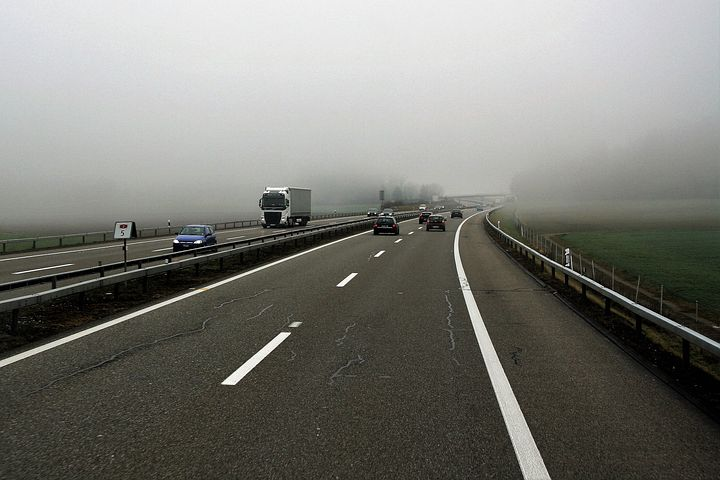
#> input picture highway-3151762__480.jpeg, 720 x 480 px
$ python lane.py   (older library calls are emulated)
#> lines starting #> are read from the running program, lines starting #| are printed output that depends on the picture; after the words box and inside, x2 and y2 are one past the last pixel; in counts of white or black regions, pixels touching at a corner belong together
#> in main, original_frame is the input picture: shape (480, 720, 3); mean B, G, R 116.6, 122.5, 122.8
### edge_detection.py
import cv2 # Import the OpenCV library to enable computer vision
import numpy as np # Import the NumPy scientific computing library

# Author: Addison Sears-Collins
# https://automaticaddison.com
# Description: A collection of methods to detect help with edge detection

def binary_array(array, thresh, value=0):
  """
  Return a 2D binary array (mask) in which all pixels are either 0 or 1

  :param array: NumPy 2D array that we want to convert to binary values
  :param thresh: Values used for thresholding (inclusive)
  :param value: Output value when between the supplied threshold
  :return: Binary 2D array...
           number of rows x number of columns =
           number of pixels from top to bottom x number of pixels from
             left to right
  """
  if value == 0:
    # Create an array of ones with the same shape and type as
    # the input 2D array.
    binary = np.ones_like(array)

  else:
    # Creates an array of zeros with the same shape and type as
    # the input 2D array.
    binary = np.zeros_like(array)
    value = 1

  # If value == 0, make all values in binary equal to 0 if the
  # corresponding value in the input array is between the threshold
  # (inclusive). Otherwise, the value remains as 1. Therefore, the pixels
  # with the high Sobel derivative values (i.e. sharp pixel intensity
  # discontinuities) will have 0 in the corresponding cell of binary.
  binary[(array >= thresh[0]) & (array <= thresh[1])] = value

  return binary

def blur_gaussian(channel, ksize=3):
  """
  Implementation for Gaussian blur to reduce noise and detail in the image

  :param image: 2D or 3D array to be blurred
  :param ksize: Size of the small matrix (i.e. kernel) used to blur
                i.e. number of rows and number of columns
  :return: Blurred 2D image
  """
  return cv2.GaussianBlur(channel, (ksize, ksize), 0)

def mag_thresh(image, sobel_kernel=3, thresh=(0, 255)):
  """
  Implementation of Sobel edge detection

  :param image: 2D or 3D array to be blurred
  :param sobel_kernel: Size of the small matrix (i.e. kernel)
                       i.e. number of rows and columns
  :return: Binary (black and white) 2D mask image
  """
  # Get the magnitude of the edges that are vertically aligned on the image
  sobelx = np.absolute(sobel(image, orient='x', sobel_kernel=sobel_kernel))

  # Get the magnitude of the edges that are horizontally aligned on the image
  sobely = np.absolute(sobel(image, orient='y', sobel_kernel=sobel_kernel))

  # Find areas of the image that have the strongest pixel intensity changes
  # in both the x and y directions. These have the strongest gradients and
  # represent the strongest edges in the image (i.e. potential lane lines)
  # mag is a 2D array .. number of rows x number of columns = number of pixels
  # from top to bottom x number of pixels from left to right
  mag = np.sqrt(sobelx ** 2 + sobely ** 2)

  # Return a 2D array that contains 0s and 1s
  return binary_array(mag, thresh)

def sobel(img_channel, orient='x', sobel_kernel=3):
  """
  Find edges that are aligned vertically and horizontally on the image

  :param img_channel: Channel from an image
  :param orient: Across which axis of the image are we detecting edges?
  :sobel_kernel: No. of rows and columns of the kernel (i.e. 3x3 small matrix)
  :return: Image with Sobel edge detection applied
  """
  # cv2.Sobel(input image, data type, prder of the derivative x, order of the
  # derivative y, small matrix used to calculate the derivative)
  if orient == 'x':
    # Will detect differences in pixel intensities going from
        # left to right on the image (i.e. edges that are vertically aligned)
    sobel = cv2.Sobel(img_channel, cv2.CV_64F, 1, 0, sobel_kernel)
  if orient == 'y':
    # Will detect differences in pixel intensities going from
    # top to bottom on the image (i.e. edges that are horizontally aligned)
    sobel = cv2.Sobel(img_channel, cv2.CV_64F, 0, 1, sobel_kernel)

  return sobel

def threshold(channel, thresh=(128,255), thresh_type=cv2.THRESH_BINARY):
  """
  Apply a threshold to the input channel

  :param channel: 2D array of the channel data of an image/video frame
  :param thresh: 2D tuple of min and max threshold values
  :param thresh_type: The technique of the threshold to apply
  :return: Two outputs are returned:
             ret: Threshold that was used
             thresholded_image: 2D thresholded data.
  """
  # If pixel intensity is greater than thresh[0], make that value
  # white (255), else set it to black (0)
  return cv2.threshold(channel, thresh[0], thresh[1], thresh_type)

### lane.py
import cv2 # Import the OpenCV library to enable computer vision
import numpy as np # Import the NumPy scientific computing library
import edge_detection as edge # Handles the detection of lane lines
import matplotlib.pyplot as plt # Used for plotting and error checking

# Author: Addison Sears-Collins
# https://automaticaddison.com
# Description: Implementation of the Lane class

# filename = 'original_lane_detection_5.jpeg'
filename = 'highway-3151762__480.jpeg'
# filename = 'rasthof.jpeg'

class Lane:
  """
  Represents a lane on a road.
  """
  def __init__(self, orig_frame):
    """
      Default constructor

    :param orig_frame: Original camera image (i.e. frame)
    """
    self.orig_frame = orig_frame

    # This will hold an image with the lane lines
    self.lane_line_markings = None

    # This will hold the image after perspective transformation
    self.warped_frame = None
    self.transformation_matrix = None
    self.inv_transformation_matrix = None

    # (Width, Height) of the original video frame (or image)
    self.orig_image_size = self.orig_frame.shape[::-1][1:]

    width = self.orig_image_size[0]
    height = self.orig_image_size[1]
    self.width = width
    self.height = height

    # Four corners of the trapezoid-shaped region of interest
    # You need to find these corners manually.

    # FOR DEFAULT IMAGE
    # self.roi_points = np.float32([
    # (274,184), # Top-left corner
    # (0, 337), # Bottom-left corner
    # (575,337), # Bottom-right corner
    # (371,184) # Top-right corner
    # ])

    # FOR RASTHOF IMAGE
    # self.roi_points = np.float32([
    # (300,286), # Top-left corner
    # (0, 429), # Bottom-left corner
    # (634,429), # Bottom-right corner
    # (450,286) # Top-right corner
    # ])

    # FOR HIGHWAY IMAGE
    self.roi_points = np.float32([
      (343,253), # Top-left corner
      (110, 478), # Bottom-left corner
      (560,479), # Bottom-right corner
      (464,253) # Top-right corner
    ])

    # The desired corner locations  of the region of interest
    # after we perform perspective transformation.
    # Assume image width of 600, padding == 150.
    self.padding = int(0.25 * width) # padding from side of the image in pixels
    self.desired_roi_points = np.float32([
      [self.padding, 0], # Top-left corner
      [self.padding, self.orig_image_size[1]], # Bottom-left corner
      [self.orig_image_size[
        0]-self.padding, self.orig_image_size[1]], # Bottom-right corner
      [self.orig_image_size[0]-self.padding, 0] # Top-right corner
    ])

    # Histogram that shows the white pixel peaks for lane line detection
    self.histogram = None

    # Sliding window parameters
    self.no_of_windows = 10
    self.margin = int((1/12) * width)  # Window width is +/- margin
    self.minpix = int((1/24) * width)  # Min no. of pixels to recenter window

    # Best fit polynomial lines for left line and right line of the lane
    self.left_fit = None
    self.right_fit = None
    self.left_lane_inds = None
    self.right_lane_inds = None
    self.ploty = None
    self.left_fitx = None
    self.right_fitx = None
    self.leftx = None
    self.rightx = None
    self.lefty = None
    self.righty = None

    # Pixel parameters for x and y dimensions
    self.YM_PER_PIX = 10.0 / 1000 # meters per pixel in y dimension
    self.XM_PER_PIX = 3.7 / 781 # meters per pixel in x dimension

    # Radii of curvature and offset
    self.left_curvem = None
    self.right_curvem = None
    self.center_offset = None

  def calculate_car_position(self, print_to_terminal=False):
    """
    Calculate the position of the car relative to the center

    :param: print_to_terminal Display data to console if True
    :return: Offset from the center of the lane
    """
    # Assume the camera is centered in the image.
    # Get position of car in centimeters
    car_location = self.orig_frame.shape[1] / 2

    # Fine the x coordinate of the lane line bottom
    height = self.orig_frame.shape[0]
    bottom_left = self.left_fit[0]*height**2 + self.left_fit[
      1]*height + self.left_fit[2]
    bottom_right = self.right_fit[0]*height**2 + self.right_fit[
      1]*height + self.right_fit[2]

    center_lane = (bottom_right - bottom_left)/2 + bottom_left
    center_offset = (np.abs(car_location) - np.abs(
      center_lane)) * self.XM_PER_PIX * 100

    if print_to_terminal == True:
      print(str(center_offset) + 'cm')

    self.center_offset = center_offset

    return center_offset

  def calculate_curvature(self, print_to_terminal=False):
    """
    Calculate the road curvature in meters.

    :param: print_to_terminal Display data to console if True
    :return: Radii of curvature
    """
    # Set the y-value where we want to calculate the road curvature.
    # Select the maximum y-value, which is the bottom of the frame.
    y_eval = np.max(self.ploty)

    # Fit polynomial curves to the real world environment
    left_fit_cr = np.polyfit(self.lefty * self.YM_PER_PIX, self.leftx * (
      self.XM_PER_PIX), 2)
    right_fit_cr = np.polyfit(self.righty * self.YM_PER_PIX, self.rightx * (
      self.XM_PER_PIX), 2)

    # Calculate the radii of curvature
    left_curvem = ((1 + (2*left_fit_cr[0]*y_eval*self.YM_PER_PIX + left_fit_cr[
                    1])**2)**1.5) / np.absolute(2*left_fit_cr[0])
    right_curvem = ((1 + (2*right_fit_cr[
                    0]*y_eval*self.YM_PER_PIX + right_fit_cr[
                    1])**2)**1.5) / np.absolute(2*right_fit_cr[0])

    # Display on terminal window
    if print_to_terminal == True:
      print(left_curvem, 'm', right_curvem, 'm')

    self.left_curvem = left_curvem
    self.right_curvem = right_curvem

    return left_curvem, right_curvem

  def calculate_histogram(self,frame=None,plot=True):
    """
    Calculate the image histogram to find peaks in white pixel count

    :param frame: The warped image
    :param plot: Create a plot if True
    """
    if frame is None:
      frame = self.warped_frame

    # Generate the histogram
    self.histogram = np.sum(frame[int(
              frame.shape[0]/2):,:], axis=0)

    if plot == True:

      # Draw both the image and the histogram
      figure, (ax1, ax2) = plt.subplots(2,1) # 2 row, 1 columns
      figure.set_size_inches(10, 5)
      ax1.imshow(frame, cmap='gray')
      ax1.set_title("Warped Binary Frame")
      ax2.plot(self.histogram)
      ax2.set_title("Histogram Peaks")
      plt.show()

    return self.histogram

  def display_curvature_offset(self, frame=None, plot=False):
    """
    Display curvature and offset statistics on the image

    :param: plot Display the plot if True
    :return: Image with lane lines and curvature
    """
    image_copy = None
    if frame is None:
      image_copy = self.orig_frame.copy()
    else:
      image_copy = frame

    cv2.putText(image_copy,'Curve Radius: '+str((
      self.left_curvem+self.right_curvem)/2)[:7]+' m', (int((
      5/600)*self.width), int((
      20/338)*self.height)), cv2.FONT_HERSHEY_SIMPLEX, (float((
      0.5/600)*self.width)),(
      255,255,255),2,cv2.LINE_AA)
    cv2.putText(image_copy,'Center Offset: '+str(
      self.center_offset)[:7]+' cm', (int((
      5/600)*self.width), int((
      40/338)*self.height)), cv2.FONT_HERSHEY_SIMPLEX, (float((
      0.5/600)*self.width)),(
      255,255,255),2,cv2.LINE_AA)

    if plot==True:
      cv2.imshow("Image with Curvature and Offset", image_copy)

    return image_copy

  def get_lane_line_previous_window(self, left_fit, right_fit, plot=False):
    """
    Use the lane line from the previous sliding window to get the parameters
    for the polynomial line for filling in the lane line
    :param: left_fit Polynomial function of the left lane line
    :param: right_fit Polynomial function of the right lane line
    :param: plot To display an image or not
    """
    # margin is a sliding window parameter
    margin = self.margin

    # Find the x and y coordinates of all the nonzero
    # (i.e. white) pixels in the frame.
    nonzero = self.warped_frame.nonzero()
    nonzeroy = np.array(nonzero[0])
    nonzerox = np.array(nonzero[1])

    # Store left and right lane pixel indices
    left_lane_inds = ((nonzerox > (left_fit[0]*(
      nonzeroy**2) + left_fit[1]*nonzeroy + left_fit[2] - margin)) & (
      nonzerox < (left_fit[0]*(
      nonzeroy**2) + left_fit[1]*nonzeroy + left_fit[2] + margin)))
    right_lane_inds = ((nonzerox > (right_fit[0]*(
      nonzeroy**2) + right_fit[1]*nonzeroy + right_fit[2] - margin)) & (
      nonzerox < (right_fit[0]*(
      nonzeroy**2) + right_fit[1]*nonzeroy + right_fit[2] + margin)))
    self.left_lane_inds = left_lane_inds
    self.right_lane_inds = right_lane_inds

    # Get the left and right lane line pixel locations
    leftx = nonzerox[left_lane_inds]
    lefty = nonzeroy[left_lane_inds]
    rightx = nonzerox[right_lane_inds]
    righty = nonzeroy[right_lane_inds]

    self.leftx = leftx
    self.rightx = rightx
    self.lefty = lefty
    self.righty = righty

    # Fit a second order polynomial curve to each lane line
    left_fit = np.polyfit(lefty, leftx, 2)
    right_fit = np.polyfit(righty, rightx, 2)
    self.left_fit = left_fit
    self.right_fit = right_fit

    # Create the x and y values to plot on the image
    ploty = np.linspace(
      0, self.warped_frame.shape[0]-1, self.warped_frame.shape[0])
    left_fitx = left_fit[0]*ploty**2 + left_fit[1]*ploty + left_fit[2]
    right_fitx = right_fit[0]*ploty**2 + right_fit[1]*ploty + right_fit[2]
    self.ploty = ploty
    self.left_fitx = left_fitx
    self.right_fitx = right_fitx

    if plot==True:

      # Generate images to draw on
      out_img = np.dstack((self.warped_frame, self.warped_frame, (
                           self.warped_frame)))*255
      window_img = np.zeros_like(out_img)

      # Add color to the left and right line pixels
      out_img[nonzeroy[left_lane_inds], nonzerox[left_lane_inds]] = [255, 0, 0]
      out_img[nonzeroy[right_lane_inds], nonzerox[right_lane_inds]] = [
                                                                     0, 0, 255]
      # Create a polygon to show the search window area, and recast
      # the x and y points into a usable format for cv2.fillPoly()
      margin = self.margin
      left_line_window1 = np.array([np.transpose(np.vstack([
                                    left_fitx-margin, ploty]))])
      left_line_window2 = np.array([np.flipud(np.transpose(np.vstack([
                                    left_fitx+margin, ploty])))])
      left_line_pts = np.hstack((left_line_window1, left_line_window2))
      right_line_window1 = np.array([np.transpose(np.vstack([
                                     right_fitx-margin, ploty]))])
      right_line_window2 = np.array([np.flipud(np.transpose(np.vstack([
                                     right_fitx+margin, ploty])))])
      right_line_pts = np.hstack((right_line_window1, right_line_window2))

      # Draw the lane onto the warped blank image
      cv2.fillPoly(window_img, np.int_([left_line_pts]), (0,255, 0))
      cv2.fillPoly(window_img, np.int_([right_line_pts]), (0,255, 0))
      result = cv2.addWeighted(out_img, 1, window_img, 0.3, 0)

      # Plot the figures
      figure, (ax1, ax2, ax3) = plt.subplots(3,1) # 3 rows, 1 column
      figure.set_size_inches(10, 10)
      figure.tight_layout(pad=3.0)
      ax1.imshow(cv2.cvtColor(self.orig_frame, cv2.COLOR_BGR2RGB))
      ax2.imshow(self.warped_frame, cmap='gray')
      ax3.imshow(result)
      ax3.plot(left_fitx, ploty, color='yellow')
      ax3.plot(right_fitx, ploty, color='yellow')
      ax1.set_title("Original Frame")
      ax2.set_title("Warped Frame")
      ax3.set_title("Warped Frame With Search Window")
      plt.show()

  def get_lane_line_indices_sliding_windows(self, plot=False):
    """
    Get the indices of the lane line pixels using the
    sliding windows technique.

    :param: plot Show plot or not
    :return: Best fit lines for the left and right lines of the current lane
    """
    # Sliding window width is +/- margin
    margin = self.margin

    frame_sliding_window = self.warped_frame.copy()

    # Set the height of the sliding windows
    window_height = np.int(self.warped_frame.shape[0]/self.no_of_windows)

    # Find the x and y coordinates of all the nonzero
    # (i.e. white) pixels in the frame.
    nonzero = self.warped_frame.nonzero()
    nonzeroy = np.array(nonzero[0])
    nonzerox = np.array(nonzero[1])

    # Store the pixel indices for the left and right lane lines
    left_lane_inds = []
    right_lane_inds = []

    # Current positions for pixel indices for each window,
    # which we will continue to update
    leftx_base, rightx_base = self.histogram_peak()
    leftx_current = leftx_base
    rightx_current = rightx_base

    # Go through one window at a time
    no_of_windows = self.no_of_windows

    for window in range(no_of_windows):

      # Identify window boundaries in x and y (and right and left)
      win_y_low = self.warped_frame.shape[0] - (window + 1) * window_height
      win_y_high = self.warped_frame.shape[0] - window * window_height
      win_xleft_low = leftx_current - margin
      win_xleft_high = leftx_current + margin
      win_xright_low = rightx_current - margin
      win_xright_high = rightx_current + margin
      cv2.rectangle(frame_sliding_window,(win_xleft_low,win_y_low),(
        win_xleft_high,win_y_high), (255,255,255), 2)
      cv2.rectangle(frame_sliding_window,(win_xright_low,win_y_low),(
        win_xright_high,win_y_high), (255,255,255), 2)

      # Identify the nonzero pixels in x and y within the window
      good_left_inds = ((nonzeroy >= win_y_low) & (nonzeroy < win_y_high) &
                          (nonzerox >= win_xleft_low) & (
                           nonzerox < win_xleft_high)).nonzero()[0]
      good_right_inds = ((nonzeroy >= win_y_low) & (nonzeroy < win_y_high) &
                           (nonzerox >= win_xright_low) & (
                            nonzerox < win_xright_high)).nonzero()[0]

      # Append these indices to the lists
      left_lane_inds.append(good_left_inds)
      right_lane_inds.append(good_right_inds)

      # If you found > minpix pixels, recenter next window on mean position
      minpix = self.minpix
      if len(good_left_inds) > minpix:
        leftx_current = np.int(np.mean(nonzerox[good_left_inds]))
      if len(good_right_inds) > minpix:
        rightx_current = np.int(np.mean(nonzerox[good_right_inds]))

    # Concatenate the arrays of indices
    left_lane_inds = np.concatenate(left_lane_inds)
    right_lane_inds = np.concatenate(right_lane_inds)

    # Extract the pixel coordinates for the left and right lane lines
    leftx = nonzerox[left_lane_inds]
    lefty = nonzeroy[left_lane_inds]
    rightx = nonzerox[right_lane_inds]
    righty = nonzeroy[right_lane_inds]

    # Fit a second order polynomial curve to the pixel coordinates for
    # the left and right lane lines
    left_fit = np.polyfit(lefty, leftx, 2)
    right_fit = np.polyfit(righty, rightx, 2)

    self.left_fit = left_fit
    self.right_fit = right_fit

    if plot==True:

      # Create the x and y values to plot on the image
      ploty = np.linspace(
        0, frame_sliding_window.shape[0]-1, frame_sliding_window.shape[0])
      left_fitx = left_fit[0]*ploty**2 + left_fit[1]*ploty + left_fit[2]
      right_fitx = right_fit[0]*ploty**2 + right_fit[1]*ploty + right_fit[2]

      # Generate an image to visualize the result
      out_img = np.dstack((
        frame_sliding_window, frame_sliding_window, (
        frame_sliding_window))) * 255

      # Add color to the left line pixels and right line pixels
      out_img[nonzeroy[left_lane_inds], nonzerox[left_lane_inds]] = [255, 0, 0]
      out_img[nonzeroy[right_lane_inds], nonzerox[right_lane_inds]] = [
        0, 0, 255]

      # Plot the figure with the sliding windows
      figure, (ax1, ax2, ax3) = plt.subplots(3,1) # 3 rows, 1 column
      figure.set_size_inches(10, 10)
      figure.tight_layout(pad=3.0)
      ax1.imshow(cv2.cvtColor(self.orig_frame, cv2.COLOR_BGR2RGB))
      ax2.imshow(frame_sliding_window, cmap='gray')
      ax3.imshow(out_img)
      ax3.plot(left_fitx, ploty, color='yellow')
      ax3.plot(right_fitx, ploty, color='yellow')
      ax1.set_title("Original Frame")
      ax2.set_title("Warped Frame with Sliding Windows")
      ax3.set_title("Detected Lane Lines with Sliding Windows")
      plt.show()

    return self.left_fit, self.right_fit

  def get_line_markings(self, frame=None):
    """
    Isolates lane lines.

      :param frame: The camera frame that contains the lanes we want to detect
    :return: Binary (i.e. black and white) image containing the lane lines.
    """
    if frame is None:
      frame = self.orig_frame

    # Convert the video frame from BGR (blue, green, red)
    # color space to HLS (hue, saturation, lightness).
    hls = cv2.cvtColor(frame, cv2.COLOR_BGR2HLS)
#> hls: shape (480, 720, 3); mean of channels 0, 1, 2 36.9, 120.2, 23.9

    ################### Isolate possible lane line edges ######################

    # Perform Sobel edge detection on the L (lightness) channel of
    # the image to detect sharp discontinuities in the pixel intensities
    # along the x and y axis of the video frame.
    # sxbinary is a matrix full of 0s (black) and 255 (white) intensity values
    # Relatively light pixels get made white. Dark pixels get made black.
    _, sxbinary = edge.threshold(hls[:, :, 1], thresh=(120, 255))
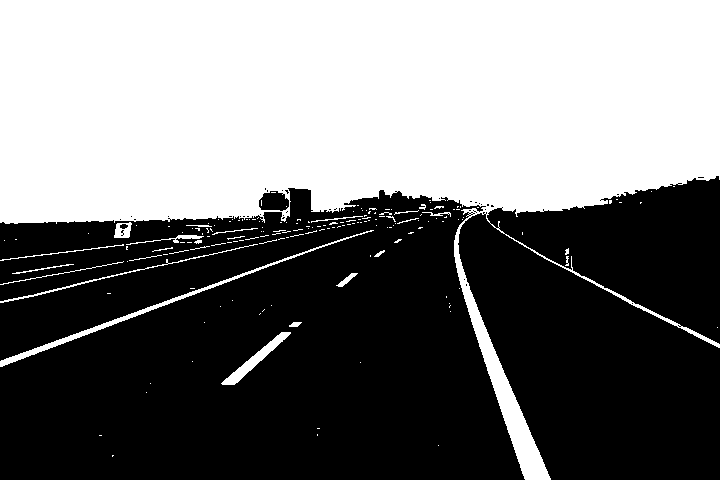
#> sxbinary: shape (480, 720); 45.8% white; 175 white regions (148 under 20 px), largest, box (x1, y1, x2, y2) and area: (0, 0, 720, 480) 153598, (0, 230, 374, 367) 1465, (221, 332, 291, 385) 720
    sxbinary = edge.blur_gaussian(sxbinary, ksize=3) # Reduce noise
#> in blur_gaussian, `return cv2.GaussianBlur(channel, (ksize, ksize), 0)`:
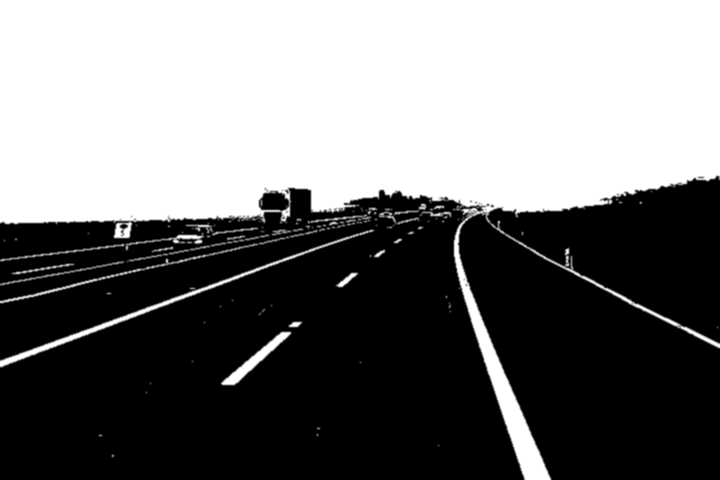
#> returned value: shape (480, 720); min 0, max 255, mean 116.7

    # 1s will be in the cells with the highest Sobel derivative values
    # (i.e. strongest lane line edges)
    sxbinary = edge.mag_thresh(sxbinary, sobel_kernel=3, thresh=(110, 255))
#> in sobel, `sobel = cv2.Sobel(img_channel, cv2.CV_64F, 1, 0, sobel_kernel)`:
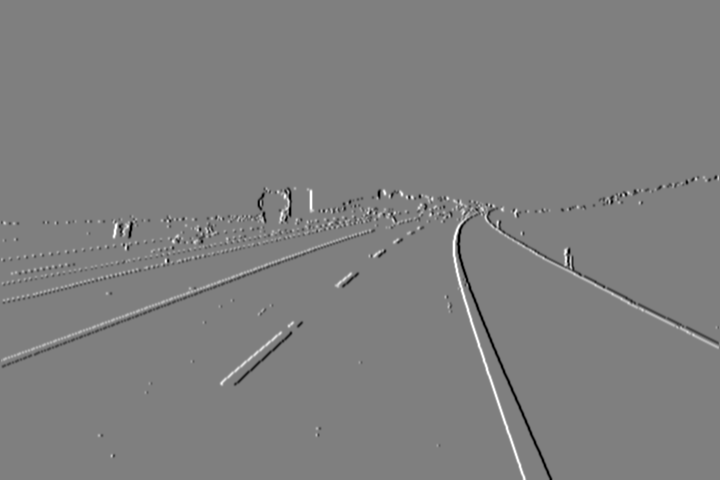
#> sobel: shape (480, 720) float64; min -764, max 764, mean -0.3; drawn with min black and max white
#> (the rest of the program and of its run is left out)
